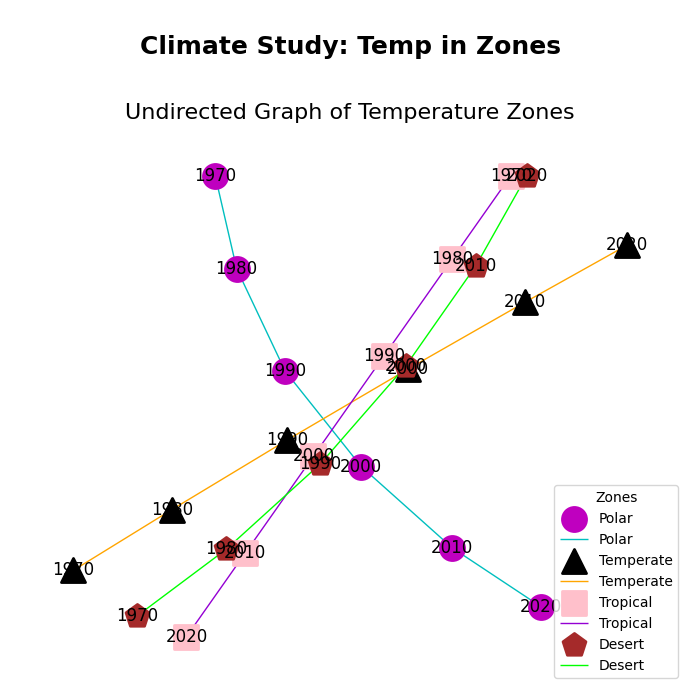

Source code (Python):
import matplotlib.pyplot as plt
import networkx as nx

years = [1970, 1980, 1990, 2000, 2010, 2020]

temperature_anomalies_polar = [(-0.3, 0.1), (0.1, 0.5), (0.5, 1.2), (1.2, 1.8), (1.8, 2.5)]
temperature_anomalies_temperate = [(-0.2, 0.2), (0.2, 0.6), (0.6, 1.0), (1.0, 1.4), (1.4, 1.9)]
temperature_anomalies_tropical = [(-0.1, 0.3), (0.3, 0.7), (0.7, 1.2), (1.2, 1.5), (1.5, 2.1)]
temperature_anomalies_desert = [(-0.5, 0.0), (0.0, 0.4), (0.4, 0.9), (0.9, 1.3), (1.3, 1.7)]

G_polar = nx.Graph()
G_temperate = nx.Graph()
G_tropical = nx.Graph()
G_desert = nx.Graph()

G_polar.add_nodes_from(years)
G_temperate.add_nodes_from(years)
G_tropical.add_nodes_from(years)
G_desert.add_nodes_from(years)

G_polar.add_edges_from([(years[i], years[i+1]) for i, _ in enumerate(temperature_anomalies_polar)])
G_temperate.add_edges_from([(years[i], years[i+1]) for i, _ in enumerate(temperature_anomalies_temperate)])
G_tropical.add_edges_from([(years[i], years[i+1]) for i, _ in enumerate(temperature_anomalies_tropical)])
G_desert.add_edges_from([(years[i], years[i+1]) for i, _ in enumerate(temperature_anomalies_desert)])

fig, ax = plt.subplots(figsize=(7, 7))

nx.draw(G_polar, pos=nx.spring_layout(G_polar), node_color='m', edge_color='c', with_labels=True, node_shape='o', ax=ax, label='Polar', linewidths=2)
nx.draw(G_temperate, pos=nx.spring_layout(G_temperate), node_color='k', edge_color='orange', with_labels=True, node_shape='^', ax=ax, label='Temperate', linewidths=2)
nx.draw(G_tropical, pos=nx.spring_layout(G_tropical), node_color='pink', edge_color='darkviolet', with_labels=True, node_shape='s', ax=ax, label='Tropical', linewidths=2)
nx.draw(G_desert, pos=nx.spring_layout(G_desert), node_color='brown', edge_color='lime', with_labels=True, node_shape='p', ax=ax, label='Desert', linewidths=2)

plt.title("Undirected Graph of Temperature Zones", fontsize=16)
plt.suptitle("Climate Study: Temp in Zones", fontsize=18, fontweight='bold', y=0.95)
plt.legend(loc="lower right", fontsize='medium', frameon=True, title='Zones')
plt.grid(True, which='both', linestyle='--', linewidth=0.5, color='grey')
plt.tight_layout(rect=[0, 0, 1, 0.93])

plt.show()
